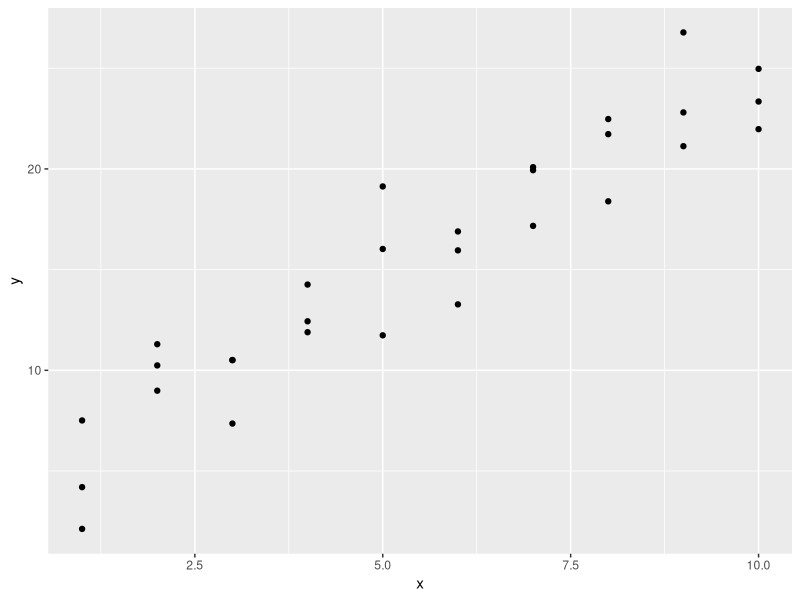
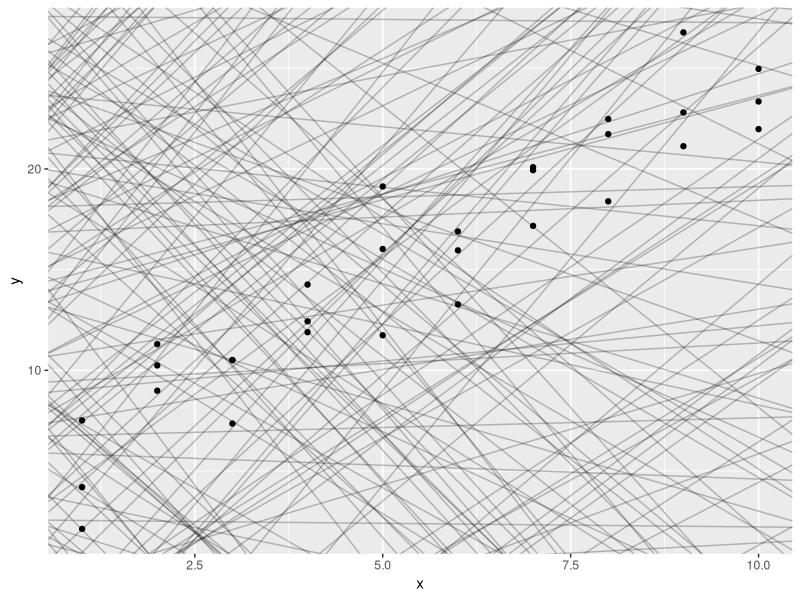
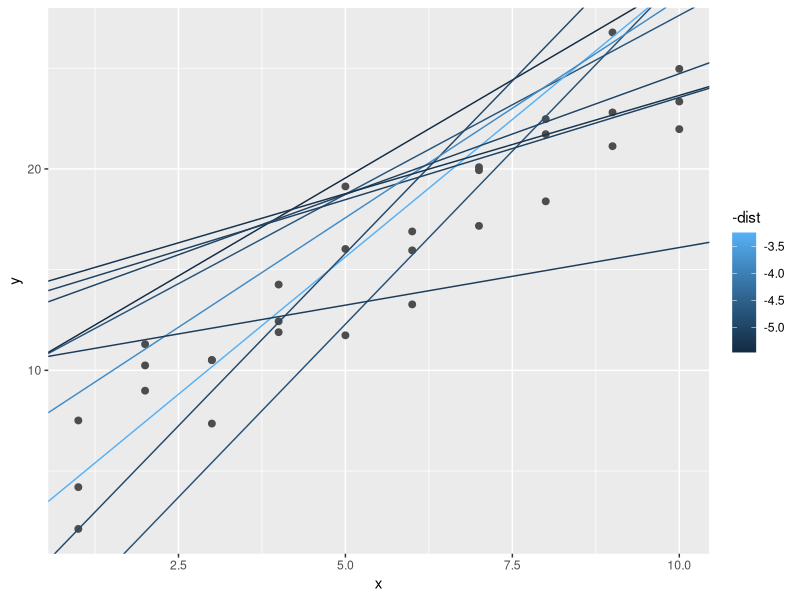
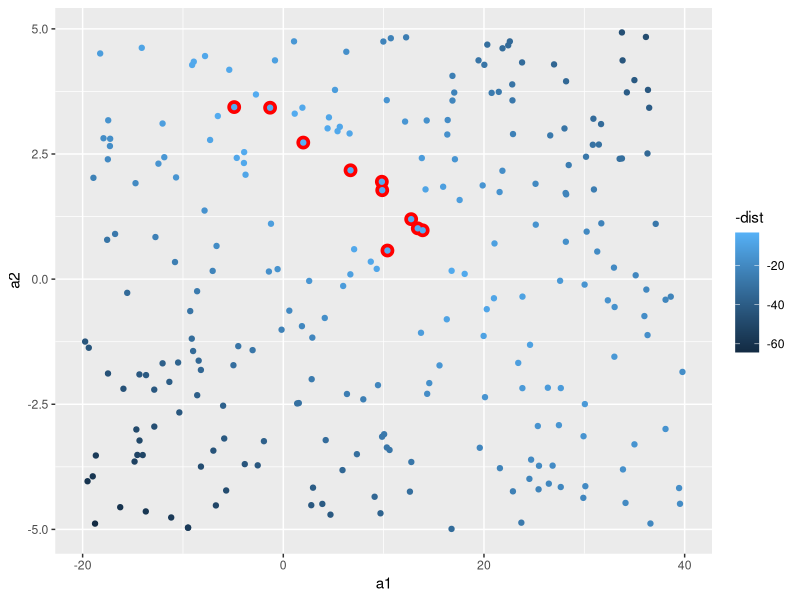
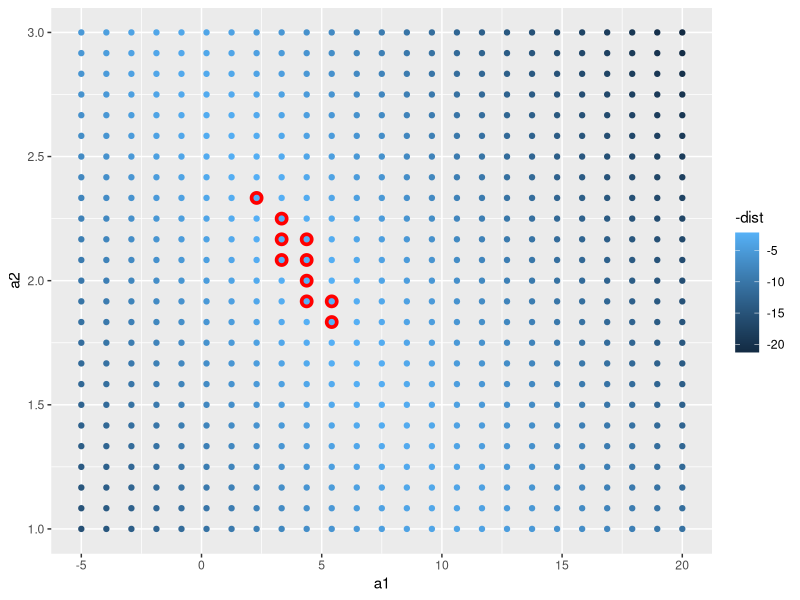
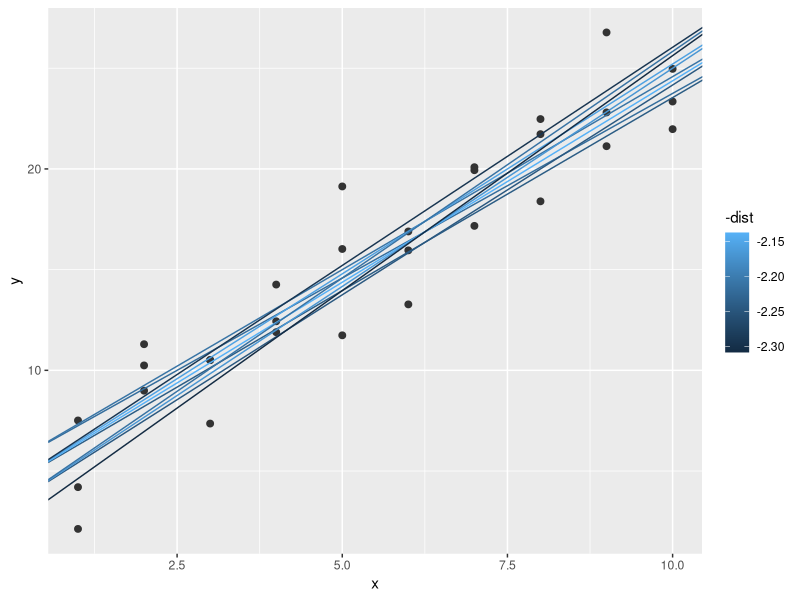
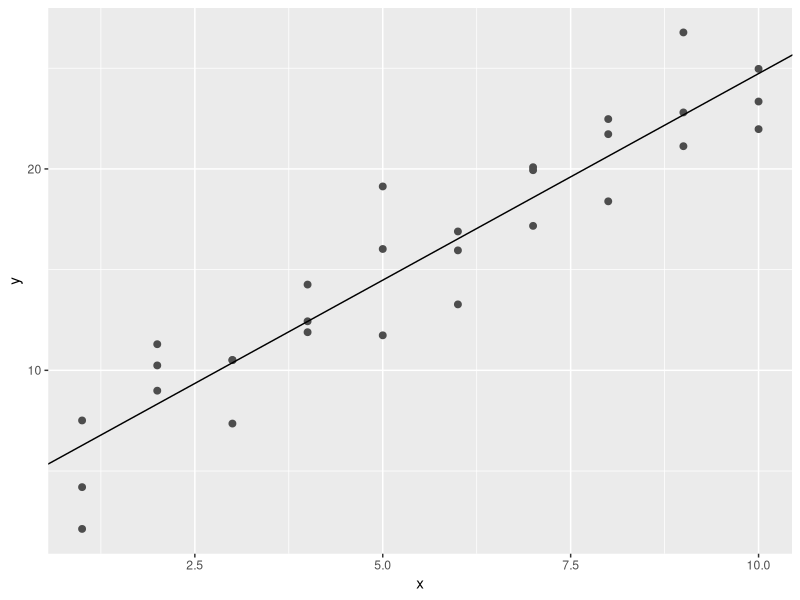
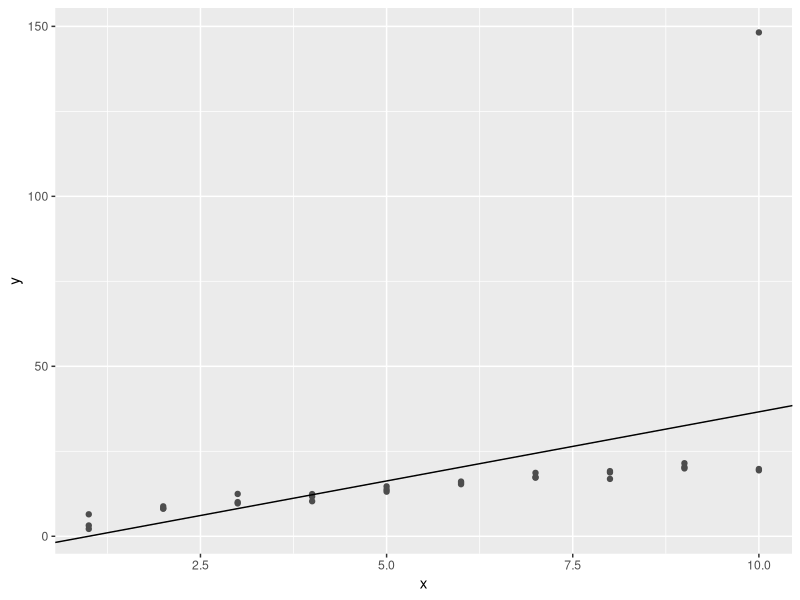

Write the R code that produced these figures, in order.
## ---- chunk 1
library(tidyverse)
library(modelr)
library(ggplot2)

# We want to get a warning if there are any NA values when
# we run a function.
options(na.action = na.warn)
## ---- chunk 2
ggplot(sim1, aes(x, y)) +
  geom_point()
## ---- chunk 3
models <- tibble(
  a1 = runif(250, -20, 40),
  a2 = runif(250, -5, 5)
)

ggplot(sim1, aes(x, y)) +
  geom_abline(aes(intercept = a1, slope = a2), 
              data = models, 
              alpha = 1 / 4) +
  geom_point()
## ---- chunk 4
model1 <- function(a, data) {
  a[1] + a[2] * data$x
}

measure_distance <- function(mod, data) {
  diff <- data$y - model1(mod, data)
  sqrt(mean(diff^2))
}

sim1_dist <- function(a1, a2) {
  measure_distance(c(a1, a2), sim1)
}

models <- models %>%
  mutate(dist = purrr::map2_dbl(a1, a2, sim1_dist))
models
## ---- chunk 5
ggplot(sim1, aes(x, y)) +
  geom_point(size = 2, color = "grey30") +
  geom_abline(
    aes(intercept = a1, slope = a2, color = -dist),
    data = filter(models, rank(dist) <= 10)
  )
## ---- chunk 6
ggplot(models, aes(a1, a2)) +
  geom_point(data = filter(models, rank(dist) <= 10),
             size = 4, color = 'red') +
  geom_point(aes(color = -dist))
## ---- chunk 7
grid <- expand.grid(  # Creates a df from all combinations of
                      # parameters provided to it.
  a1 = seq(-5, 20, length = 25),
  a2 = seq(1, 3, length = 25)
  ) %>%
  mutate(dist = purrr::map2_dbl(a1, a2, sim1_dist))

grid %>%
  ggplot(aes(a1, a2)) +
  geom_point(data = filter(grid, rank(dist) <= 10),
             size = 4, color = "red") +
  geom_point(aes(color = -dist))
## ---- chunk 8
ggplot(sim1, aes(x, y)) +
  geom_point(size = 2, color = "grey20") +
  geom_abline(aes(intercept = a1, slope = a2, color = -dist),
              data = filter(grid, rank(dist) <= 10))
## ---- chunk 9
best <- optim(c(0, 0), # initial values for params to optimize over
              measure_distance, # function to calculate error
              data = sim1)
best$par
## ---- chunk 10
ggplot(sim1, aes(x, y)) +
  geom_point(size = 2, color = "grey30") +
  geom_abline(aes(intercept = best$par[1], slope = best$par[2]))
## ---- chunk 11
sim1_mod <- lm(y ~ x, data = sim1)
coef(sim1_mod)
## ---- chunk 12
x = rep(1:10, each = 3)
y = x * 1.5 + 6 + rt(length(x),  # rt generates t-style variates
                                 # with length given by param 1.
                     df = 2)     # Degrees of freedom.

# To simulate an unusual value, let's change the value of the end
# of the model to beyond 75th percentile + 3 * IQR. 
# Usually, 75th percentile + 1.5 * IQR is used to determine outliers.
y[[length(y)]] <- quantile(y)[[4]] + 15 * IQR(y)

sim1a <- tibble(
  x = x,
  y = y
)

sim1a_mod <- lm(y ~ x, data = sim1a)
ggplot(sim1a, aes(x, y)) +
  geom_point(color = "grey30") +
  geom_abline(aes(intercept = coef(sim1a_mod)[[1]],
                  slope = coef(sim1a_mod)[[2]]))
## ---- chunk 13
ggplot(sim1a, aes(x, y)) +
  geom_point(color = "grey30") +
  geom_abline(aes(intercept = coef(sim1a_mod)[[1]],
                  slope = coef(sim1a_mod)[[2]])) +
  coord_cartesian(ylim = c(-20, 40))
## ---- chunk 14
measure_distance <- function(mod, data) {
  diff <- data$y - model1(mod, data)
  mean(abs(diff))
}

best <- optim(c(0, 0), measure_distance, data = sim1a)

coef(sim1a)
ggplot(sim1a, aes(x, y)) +
  geom_point(color = "grey30", size = 2) +
  geom_abline(aes(intercept = best$par[1], 
                  slope = best$par[2]),
              color = "red") +
  geom_abline(aes(intercept = coef(sim1a_mod)[[1]],
                  slope = coef(sim1a_mod)[[2]]),
              color = "green")
## ---- chunk 15
model1 <- function(a, data) {
  a[1] + data$x * a[2] + a[3]
}
## ---- chunk 16
grid <- sim1 %>%
  data_grid(x)
grid
## ---- chunk 17
grid <- grid %>%
  add_predictions(sim1_mod) # adds predictions to a dataset by
                            # calculating y values at given x values.
grid
## ---- chunk 18
ggplot(sim1, aes(x)) +
  geom_point(aes(y = y)) +
  geom_line(aes(y = pred), data = grid, color = "red", size = 1)
## ---- chunk 19
sim1 <- sim1 %>%
  add_residuals(sim1_mod)
sim1
## ---- chunk 20
ggplot(sim1, aes(resid)) +
  geom_freqpoly(binwidth = 0.5)
## ---- chunk 21
ggplot(sim1, aes(x, resid)) +
  geom_ref_line(h = 0) + # draw thick horiz reference line at 0.
                         # v = 5 to draw vertical ref line at 5.
  geom_point()
## ---- chunk 22
# Restore sim1 to original condition by dropping resid
sim1 <- sim1 %>% select(x, y)

# Fit using loess
sim1_loess_mod <- loess(y ~ x, sim1)
sim1_loess_mod

grid <- sim1 %>%
  data_grid(x) %>%
  add_predictions(sim1_loess_mod)

ggplot(sim1, aes(x)) +
  geom_point(aes(y = y)) +
  geom_line(aes(y = pred), data = grid, color = "red", size = 2) +
  geom_smooth(aes(y = pred), data = grid, color = "green", size = 1)

sim1 <- sim1 %>%
  add_residuals(sim1_loess_mod)

sim1 %>%
  ggplot(aes(resid)) +
  geom_freqpoly(binwidth = 0.5)

ggplot(sim1, aes(x, resid)) +
  geom_ref_line(h = 0) +
  geom_point()
## ---- chunk 23
df <- tribble(
  ~y, ~x1, ~x2,
   4,   2,   5,
   5,   1,   6
)

model_matrix(df, y ~ x1)
## ---- chunk 24
model_matrix(df, y ~ x1 + x2)
## ---- chunk 25
df <- tribble(
  ~sex, ~response,
  "male",       1,
  "female",     2,
  "male",       1
)

model_matrix(df, response ~ sex)
## ---- chunk 26
ggplot(sim2) +
  geom_point(aes(x, y))
## ---- chunk 27
mod2 <- lm(y ~ x, data = sim2)

grid <- sim2 %>%
  data_grid(x) %>%
  add_predictions(mod2)
grid
## ---- chunk 28
ggplot(sim2, aes(x)) +
  geom_point(aes(y = y)) +
  geom_point(data = grid, aes(y = pred), color = "red", size = 4)
## ---- chunk 29
# This raises an error:
# factor x has new level e
#
# tibble(x = "e") %>%
#  add_predictions(mod2)
## ---- chunk 30
ggplot(sim3, aes(x1, y)) +
  geom_point(aes(color = x2))
## ---- chunk 31
mod1 <- lm(y ~ x1 + x2, data = sim3)
mod2 <- lm(y ~ x1 * x2, data = sim3)
## ---- chunk 32
grid <- sim3 %>%
  data_grid(x1, x2) %>%
  gather_predictions(mod1, mod2)
grid
## ---- chunk 33
ggplot(sim3, aes(x1, color = x2)) +
  geom_point(aes(y = y), size = 2) +
  geom_line(data = grid, aes(y = pred)) +
  facet_wrap(~ model)
## ---- chunk 34
sim3 <- sim3 %>%
  gather_residuals(mod1, mod2)

ggplot(sim3, aes(x1, resid, color = x2)) +
  geom_point() +
  facet_grid(model ~ x2)
## ---- chunk 35
mod1 <- lm(y ~ x1 + x2, data = sim4)
mod2 <- lm(y ~ x1 * x2, data = sim4)

sim4

grid <- sim4 %>%
  data_grid(
    x1 = seq_range(x1, n = 5), # generate a sequence over the range
                               # of x1. The output will be 5 values.
                               # The ends of the range are included.
                               # pretty = TRUE to generate a sequence
                               # pleasing to the eye.
    x2 = seq_range(x2, n = 5)
  ) %>%
  gather_predictions(mod1, mod2)
grid
## ---- chunk 36
seq_range(c(0.0123, 0.923423), n = 5)
seq_range(c(0.0123, 0.923423), n = 5, pretty = TRUE)
## ---- chunk 37
x1 <- rcauchy(100)
seq_range(x1, n = 5)
seq_range(x1, n = 5, trim = 0.10)
seq_range(x1, n = 5, trim = 0.25)
seq_range(x1, n = 5, trim = 0.50)
## ---- chunk 38
x2 <- c(0, 1)
seq_range(x2, n = 5)
seq_range(x2, n = 5, expand = 0.10)
seq_range(x2, n = 5, expand = 0.25)
seq_range(x2, n = 5, expand = 0.50)
## ---- chunk 39
ggplot(grid, aes(x1, x2)) +
  geom_tile(aes(fill = pred)) +
  facet_wrap(~ model)
## ---- chunk 40
ggplot(grid, aes(x1, pred, color = x2,
                 group = x2)) + # group by the bucketized values of x2
  geom_line() +
  facet_wrap(~ model)

ggplot(grid, aes(x2, pred, color = x1, group = x1)) +
  geom_line() +
  facet_wrap(~ model)
## ---- chunk 41
df <- tribble(
  ~x,   ~y,
   1,    1,
   2,    2,
   3,    3
)
model_matrix(df, y ~ x^2 + x)
model_matrix(df, y ~ I(x^2) + x)
## ---- chunk 42
model_matrix(df, y ~ poly(x, 2))
## ---- chunk 43
library(splines)
model_matrix(df, y ~ ns(x, 2))
## ---- chunk 44
sim5 <- tibble(
  x = seq(0, 3.5 * pi, length = 50),
  y = 4 * sin(x) + rnorm(length(x))
)

ggplot(sim5, aes(x, y)) +
  geom_point()
## ---- chunk 45
mod1 <- lm(y ~ ns(x, 1), data = sim5)
mod2 <- lm(y ~ ns(x, 2), data = sim5)
mod3 <- lm(y ~ ns(x, 3), data = sim5)
mod4 <- lm(y ~ ns(x, 4), data = sim5)
mod5 <- lm(y ~ ns(x, 5), data = sim5)

grid <- sim5 %>%
  data_grid(x = seq_range(x, n = 50, expand = 0.1)) %>%
  gather_predictions(mod1, mod2, mod3, mod4, mod5, .pred = "y")

ggplot(sim5, aes(x, y)) +
  geom_point() +
  geom_line(data = grid, color = "red") +
  facet_wrap(~ model)
## ---- chunk 46
mod1 <- lm(y ~ x, data = sim2)
mod2 <- lm(y ~ x - 1, data = sim2)

grid <- sim2 %>%
  data_grid(x) %>%
  gather_predictions(mod1, mod2)

ggplot(sim2, aes(x)) +
  geom_point(aes(y = y)) +
  geom_point(data = grid, aes(y = pred), color = "red", size = 4) +
  facet_wrap(~ model)
## ---- chunk 47
sim3
mod1 <- lm(y ~ x1 + x2, data = sim3)
mod2 <- lm(y ~ x1 * x2, data = sim3)
model_matrix(sim3, y ~ x1 + x2)
model_matrix(sim3, y ~ x1 * x2)
## ---- chunk 48
sim4

mod1 <- lm(y ~ x1 + x2, sim4)
mod2 <- lm(y ~ x1 * x2, sim4)

# Instead of using the data_grid function,
# we get a grid using the same values as x1 and x2.
# This lets us compare the predictions to the actual values.
grid <- sim4 %>%
  select(x1, x2) %>%
  gather_predictions(mod1, mod2)

grid['pred_minus_actual'] = abs(grid$pred - sim4$y)
grid

ggplot(grid, aes(x1, x2)) +
  geom_tile(aes(fill = pred_minus_actual)) +
  facet_wrap(~ model)
## ---- chunk 49
grid %>%
  select(model, pred_minus_actual) %>%
  group_by(model) %>%
  summarize(sum_pred_minus_actual = sum(pred_minus_actual))
## ---- chunk 50
df <- tribble(
  ~x,   ~y,
   1,  2.2,
   2,   NA,
   3,  3.5,
   4,  8.3,
  NA,   10
)

mod <- lm(y ~ x, data = df)
## ---- chunk 51
mod <- lm(y ~ x, data = df, na.action = na.exclude)
## ---- chunk 52
nobs(mod)
